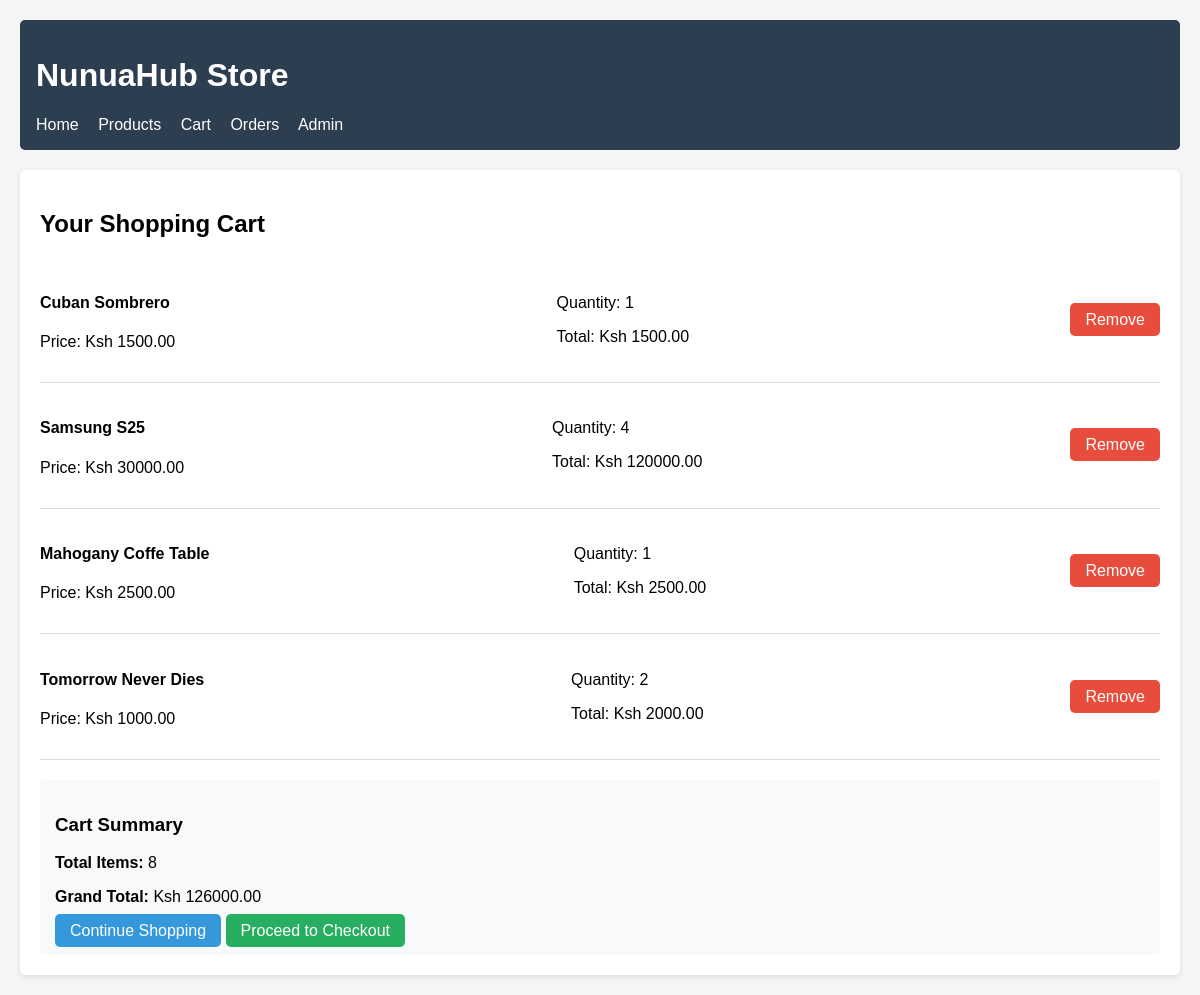
The page /cart/ (signed in) on the database its author committed.
### cart/models.py (models this page shows, shortened)
class ShoppingCartItem(models.Model):
    cart = models.ForeignKey(ShoppingCart, related_name='items', on_delete=models.CASCADE)
    product = models.ForeignKey(Product, on_delete=models.CASCADE)
    quantity = models.IntegerField(default=1)
    def total_price(self):
        return self.product.price * self.quantity

class ShoppingCart(models.Model):
    user = models.OneToOneField(User, on_delete=models.CASCADE)
    created_at = models.DateTimeField(auto_now_add=True)
    updated_at = models.DateTimeField(auto_now=True)
    def total_price(self):
        return sum(item.total_price() for item in self.items.all())
    def total_items(self):
        return sum(item.quantity for item in self.items.all())

### store/models.py (models this page shows, shortened)
class Product(models.Model):
    name = models.CharField(max_length=200)
    description = models.TextField()
    price = models.DecimalField(max_digits=10, decimal_places=2)
    category = models.ForeignKey(Category, on_delete=models.CASCADE)
    image = models.ImageField(upload_to='products/', blank=True, null=True)
    stock_quantity = models.IntegerField(default=0)
    available = models.BooleanField(default=True)
    created_at = models.DateTimeField(auto_now_add=True)
    updated_at = models.DateTimeField(auto_now=True)

### cart/views.py (the view)
# urls.py: path('', views.cart_detail, name='cart_detail'),
@login_required
def cart_detail(request):
    cart, created = ShoppingCart.objects.get_or_create(user=request.user)
    return render(request, 'cart/cart.html', {'cart': cart})

### cart/templates/cart/cart.html (shortened to what this page needs)
<!DOCTYPE html>
<html>
<head>
</head>
<body>
    <div class="header">
        <h1>NunuaHub Store</h1>
        <nav>
            <a href="/store/">Home</a>
            <a href="/store/products/">Products</a>
            <a href="/cart/">Cart</a>
            <a href="/orders/">Orders</a>
            <a href="/admin/">Admin</a>
        </nav>
    </div>
    <div class="cart-container">
        <h2>Your Shopping Cart</h2>
        {% if cart.items.all %}
            {% for item in cart.items.all %}
            <div class="cart-item">
                <div>
                    <h4>{{ item.product.name }}</h4>
                    <p>Price: Ksh {{ item.product.price }}</p>
                </div>
                <div>
                    <p>Quantity: {{ item.quantity }}</p>
                    <p>Total: Ksh {{ item.total_price }}</p>
                </div>
                <div>
                    <a href="{% url 'cart:remove_from_cart' item.id %}" class="btn btn-danger">Remove</a>
                </div>
            </div>
            {% endfor %}
            <div class="cart-total">
                <h3>Cart Summary</h3>
                <p><strong>Total Items:</strong> {{ cart.total_items }}</p>
                <p><strong>Grand Total:</strong> Ksh {{ cart.total_price }}</p>
                <div style="margin-top: 15px;">
                    <a href="/store/products/" class="btn">Continue Shopping</a>
                    <a href="/orders/create-test/" class="btn btn-success">Proceed to Checkout</a>
                </div>
            </div>
        {% else %}
            <div class="empty-cart">
                <h3>Your cart is empty</h3>
                <p>Start shopping to add items to your cart!</p>
                <a href="/store/products/" class="btn">Browse Products</a>
            </div>
        {% endif %}
    </div>
</body>
</html>

### cart/templates/cart/cart.html (style rules this page uses)
body { font-family: Arial, sans-serif; margin: 20px; background: #f5f5f5; }
.header { background: #2c3e50; color: white; padding: 1rem; margin-bottom: 20px; border-radius: 5px; }
nav a { color: white; margin-right: 15px; text-decoration: none; }
.cart-container { background: white; padding: 20px; border-radius: 5px; box-shadow: 0 2px 5px rgba(0,0,0,0.1); }
.cart-item { border-bottom: 1px solid #ddd; padding: 15px 0; display: flex; justify-content: space-between; align-items: center; }
.cart-total { background: #f8f9fa; padding: 15px; border-radius: 5px; margin-top: 20px; }
.btn { background: #3498db; color: white; padding: 8px 15px; text-decoration: none; border-radius: 5px; border: none; cursor: pointer; }
.btn-danger { background: #e74c3c; }
.btn-success { background: #27ae60; }

### rows shown on the page
ShoppingCartItem: product.name "Cuban Sombrero", product.price "1500.00", quantity "1", total_price "1500.00"
ShoppingCartItem: product.name "Samsung S25", product.price "30000.00", quantity "4", total_price "120000.00"
ShoppingCartItem: product.name "Mahogany Coffe Table", product.price "2500.00", quantity "1", total_price "2500.00"
ShoppingCartItem: product.name "Tomorrow Never Dies", product.price "1000.00", quantity "2", total_price "2000.00"
ShoppingCart: total_items "8", total_price "126000.00"
